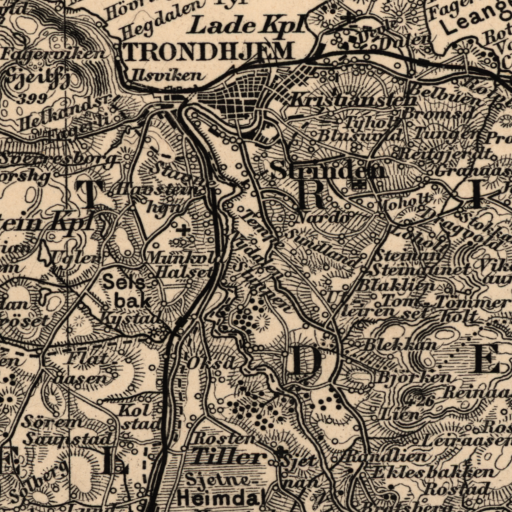
#> input picture data/kartverket/raw/trondheim_amtskart.png, 1024 x 1024 px (shown at 1/2 size)
$ python extract_by_color.py -i ../data/kartverket/raw/trondheim_amtskart.png -o out
#> lines starting #> are read from the running program, lines starting #| are printed output that depends on the picture
#!/usr/bin/env python3
"""
Extract features from historical maps using color-based segmentation.

This approach works well for maps with distinct colored features like:
- Red buildings (public/important)
- Yellow buildings (residential)
- Blue water
- Green parks/forests

Usage:
    python extract_by_color.py --input map.jpg --output results/
"""

import argparse
import json
from pathlib import Path

import cv2
import numpy as np
from PIL import Image


# Color ranges in HSV space for the 1904 Trondheim map
# HSV: Hue (0-180), Saturation (0-255), Value (0-255)
# Key insight: Buildings have HIGHER saturation than the paper background
COLOR_RANGES = {
    'building_red': {
        # Bright red/orange buildings - very high saturation
        'lower': np.array([0, 120, 150]),
        'upper': np.array([15, 255, 255]),
        'lower2': np.array([165, 120, 150]),  # Red wraps around
        'upper2': np.array([180, 255, 255]),
        'class_id': 1,
        'name': 'building'
    },
    'building_yellow': {
        # Yellow/tan buildings - higher saturation than paper (S > 75)
        # Paper is S=43-65, V=217-255
        # Buildings are S=70-110, V=150-220
        'lower': np.array([12, 75, 100]),
        'upper': np.array([30, 180, 220]),
        'class_id': 1,
        'name': 'building'
    },
    'water': {
        # The fjord appears as light blue-green in this map
        'lower': np.array([70, 20, 150]),
        'upper': np.array([110, 100, 255]),
        'class_id': 3,
        'name': 'water'
    },
    'park_green': {
        # Parks and gardens - distinct green
        'lower': np.array([35, 50, 80]),
        'upper': np.array([75, 200, 200]),
        'class_id': 4,
        'name': 'forest'
    }
}

CLASS_COLORS = {
    0: (240, 235, 224),  # background
    1: (212, 163, 115),  # building
    2: (139, 119, 101),  # road
    3: (74, 144, 226),   # water
    4: (76, 153, 0),     # forest
}

CLASS_NAMES = ['background', 'building', 'road', 'water', 'forest']


def extract_color_mask(image_bgr: np.ndarray, color_name: str) -> np.ndarray:
    """Extract mask for a specific color range."""
    hsv = cv2.cvtColor(image_bgr, cv2.COLOR_BGR2HSV)

    color_def = COLOR_RANGES[color_name]
    mask = cv2.inRange(hsv, color_def['lower'], color_def['upper'])

    # Handle red which wraps around in HSV
    if 'lower2' in color_def:
        mask2 = cv2.inRange(hsv, color_def['lower2'], color_def['upper2'])
        mask = cv2.bitwise_or(mask, mask2)

    return mask


def clean_mask(mask: np.ndarray, min_area: int = 100, kernel_size: int = 3) -> np.ndarray:
    """Clean up mask with morphological operations."""
    kernel = np.ones((kernel_size, kernel_size), np.uint8)

    # Close small gaps
    mask = cv2.morphologyEx(mask, cv2.MORPH_CLOSE, kernel)

    # Remove small noise
    mask = cv2.morphologyEx(mask, cv2.MORPH_OPEN, kernel)

    # Remove small connected components
    num_labels, labels, stats, _ = cv2.connectedComponentsWithStats(mask, connectivity=8)

    cleaned = np.zeros_like(mask)
    for i in range(1, num_labels):
        if stats[i, cv2.CC_STAT_AREA] >= min_area:
            cleaned[labels == i] = 255

    return cleaned


def extract_all_features(image_path: str, output_dir: str, min_area: int = 100):
    """Extract all color-based features from a map image."""
#> called with output_dir = 'out', min_area = 100
    output_dir = Path(output_dir)
    output_dir.mkdir(parents=True, exist_ok=True)

    # Load image
    print(f"Loading {image_path}...")
    image_bgr = cv2.imread(image_path)
#> image_bgr is the input picture: shape (1024, 1024, 3); mean B, G, R 97.4, 115.4, 129.7
    if image_bgr is None:
        raise ValueError(f"Could not load image: {image_path}")

    height, width = image_bgr.shape[:2]
#> height = 1024; width = 1024
    print(f"Image size: {width}x{height}")
#| Image size: 1024x1024

    # Create combined mask
    combined_mask = np.zeros((height, width), dtype=np.uint8)

    # Extract each color
    for color_name, color_def in COLOR_RANGES.items():
        print(f"Extracting {color_name}...")
        mask = extract_color_mask(image_bgr, color_name)
        mask = clean_mask(mask, min_area=min_area)

        # Count pixels
        pixel_count = np.sum(mask > 0)
        pct = pixel_count / (height * width) * 100
        print(f"  Found {pixel_count:,} pixels ({pct:.2f}%)")

        # Add to combined mask (using class_id)
        class_id = color_def['class_id']
        combined_mask[mask > 0] = class_id
#> this loop made 4 passes
#> num_labels in clean_mask on passes 1 to 4: 1, 31, 1, 1
#|   Found 0 pixels (0.00%)
#|   Found 0 pixels (0.00%)
#|   Found 0 pixels (0.00%)
#|   Found 0 pixels (0.00%)
#> pass 2, in extract_color_mask (call 2), `mask = cv2.inRange(hsv, color_def['lower'], color_def['upper'])`:
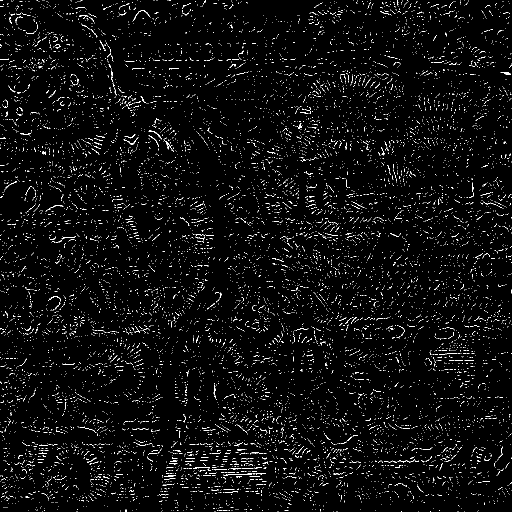
#> mask: shape (1024, 1024) (shown at 1/2 size); 3.1% white in thin lines or dots

    # Save outputs
    input_name = Path(image_path).stem

    # Raw mask
    mask_path = output_dir / f"{input_name}_color_mask.png"
    Image.fromarray(combined_mask, mode='L').save(mask_path)
    print(f"Saved mask to {mask_path}")

    # Colorized visualization
    colorized = np.zeros((height, width, 3), dtype=np.uint8)
    for class_id, color in CLASS_COLORS.items():
        colorized[combined_mask == class_id] = color

    color_path = output_dir / f"{input_name}_color_colorized.png"
    Image.fromarray(colorized).save(color_path)
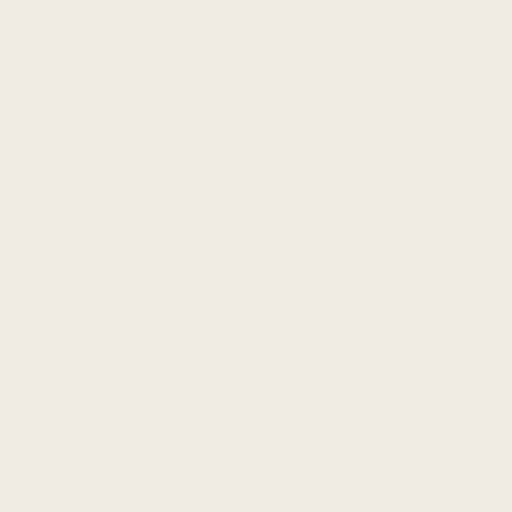
#> saved as trondheim_amtskart_color_colorized.png: PIL image 1024x1024 RGB (shown at 1/2 size); mean R, G, B 240, 235, 224
    print(f"Saved colorized to {color_path}")

    # Overlay
    image_rgb = cv2.cvtColor(image_bgr, cv2.COLOR_BGR2RGB)
    overlay = (image_rgb * 0.5 + colorized * 0.5).astype(np.uint8)
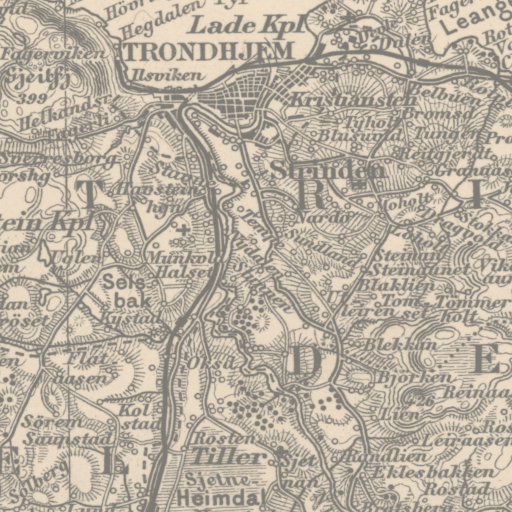
#> overlay: shape (1024, 1024, 3) (shown at 1/2 size); mean R, G, B 184.6, 174.9, 160.4
    overlay_path = output_dir / f"{input_name}_color_overlay.png"
    Image.fromarray(overlay).save(overlay_path)
    print(f"Saved overlay to {overlay_path}")

    # Print stats
    print("\nClass distribution:")
    unique, counts = np.unique(combined_mask, return_counts=True)
#> unique = [0]; counts = [1048576]
    total = combined_mask.size
#> total = 1048576
    for class_id, count in zip(unique, counts):
        pct = count / total * 100
        print(f"  {CLASS_NAMES[class_id]:12s}: {pct:5.1f}% ({count:,} pixels)")
#> this loop made 1 pass
#> (class_id, count, pct) on pass 1: (0, 1048576, 100)
#|   background  : 100.0% (1,048,576 pixels)

    return combined_mask, mask_path


def main():
    parser = argparse.ArgumentParser(description='Extract features by color')
    parser.add_argument('--input', '-i', required=True, help='Input map image')
    parser.add_argument('--output', '-o', required=True, help='Output directory')
    parser.add_argument('--min-area', type=int, default=100,
                       help='Minimum feature area in pixels (default: 100)')
    args = parser.parse_args()

    extract_all_features(args.input, args.output, args.min_area)
    print("\nDone!")


if __name__ == '__main__':
    main()
